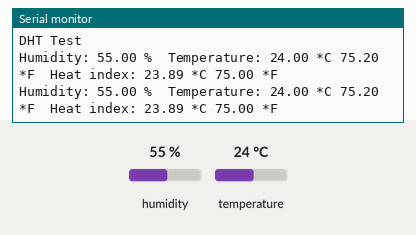
Recording of a sketch running on a simulated Arduino Uno, built with avr-gcc and run on an emulated ATmega328P. On the bench: the last lines printed to the serial monitor. The inputs (shaded band) are chosen by the test bench; at power-on: humidity 55 %, temperature 24 °C.

Above: at 4.8 s.
4.9 s: humidity set to 22 %
At 6.7 s:
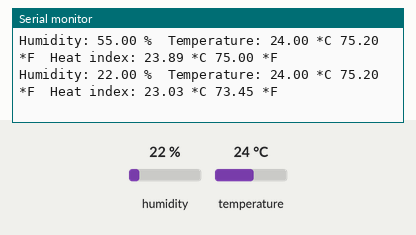
7.9 s: temperature set to 12 °C
At 8.5 s:
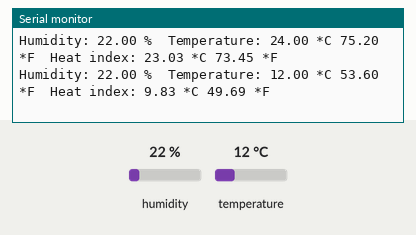
10.9 s: humidity set to 40 %
At 13.1 s:
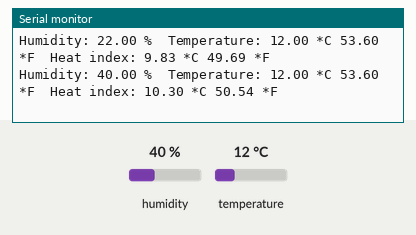
13.9 s: temperature set to 28 °C
At 14.9 s:
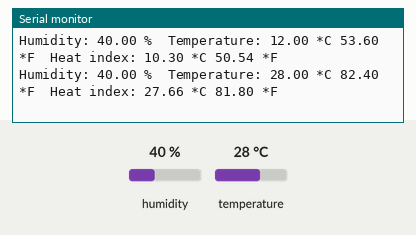
Timing chart, 0 to 16.9 s (numbered marks = the images above; inputs shaded):
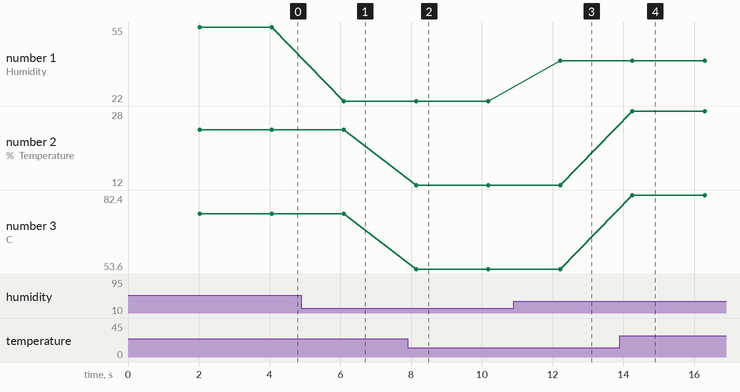

The sketch:

Code001.ino
```cpp
#include <DHT.h>

#define DHTPIN 2     // what digital pin we're connected to

#define DHTTYPE DHT11   // DHT 11

// Initialize DHT sensor.
DHT dht(DHTPIN, DHTTYPE);

void setup() {
  Serial.begin(9600);
  Serial.println("DHT Test");
  dht.begin();
}

void loop() {
  // Wait a few seconds between measurements.
  delay(2000);

  // Reading temperature or humidity takes about 250 milliseconds!
  // Sensor readings may also be up to 2 seconds 'old' (its a very slow sensor)
  float h = dht.readHumidity();
  // Read temperature as Celsius (the default)
  float t = dht.readTemperature();
  // Read temperature as Fahrenheit (isFahrenheit = true)
  float f = dht.readTemperature(true);

  // Check if any reads failed and exit early (to try again).
  if (isnan(h) || isnan(t) || isnan(f)) {
    Serial.println("Failed to read from DHT sensor!");
    return;
  }

  // Compute heat index in Fahrenheit (the default)
  float hif = dht.computeHeatIndex(f, h);
  // Compute heat index in Celsius (isFahreheit = false)
  float hic = dht.computeHeatIndex(t, h, false);

  Serial.print("Humidity: ");
  Serial.print(h);
  Serial.print(" %\t");
  Serial.print("Temperature: ");
  Serial.print(t);
  Serial.print(" *C ");
  Serial.print(f);
  Serial.print(" *F\t");
  Serial.print("Heat index: ");
  Serial.print(hic);
  Serial.print(" *C ");
  Serial.print(hif);
  Serial.println(" *F");
}
```

Measured:
- after the input at 4.9 s, the serial monitor: prints a new line after 1.2 s (image 1)
- after the input at 7.9 s, the serial monitor: prints a new line after 0.24 s (image 2)
- after the input at 10.9 s, the serial monitor: prints a new line after 1.3 s (image 3)
- after the input at 13.9 s, the serial monitor: prints a new line after 0.36 s (image 4)
- plotted number 1: 55 → 22 after the input at 4.9 s, 22 → 40 after the input at 10.9 s
- plotted number 2: 24 → 12 after the input at 7.9 s, 12 → 28 after the input at 13.9 s
- plotted number 3: 75.2 → 53.6 after the input at 7.9 s, 53.6 → 82.4 after the input at 13.9 s
